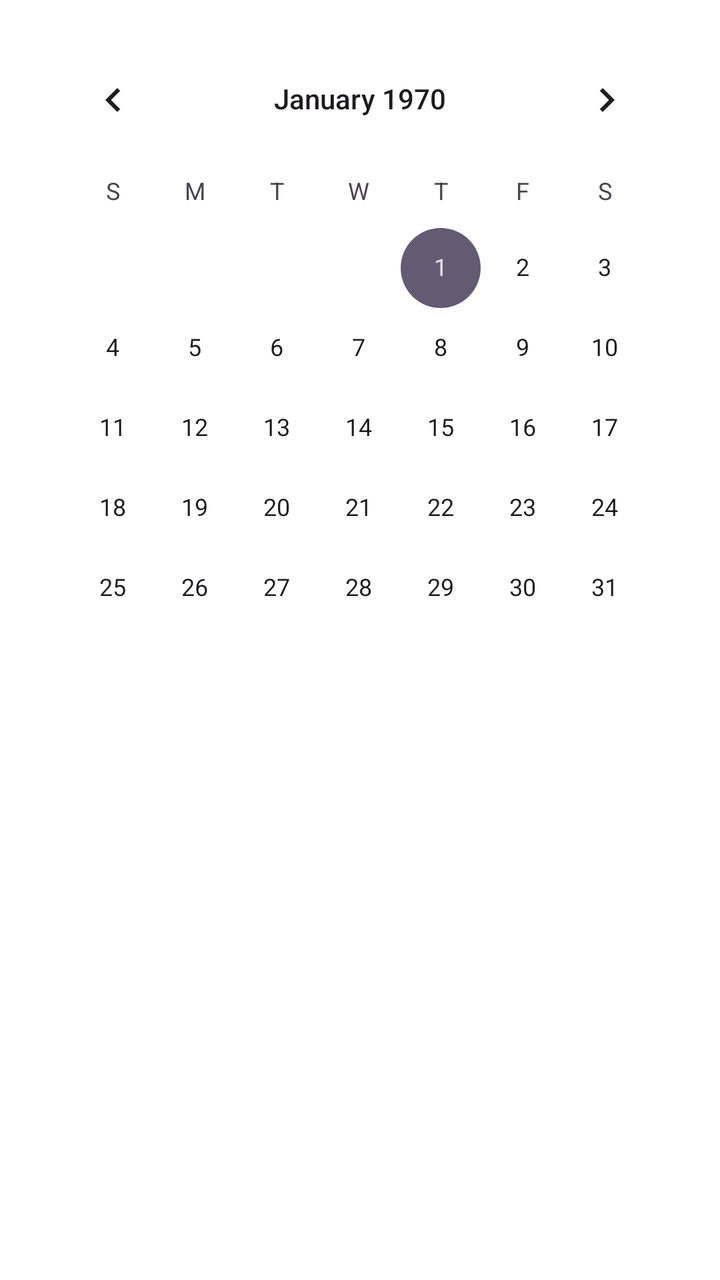
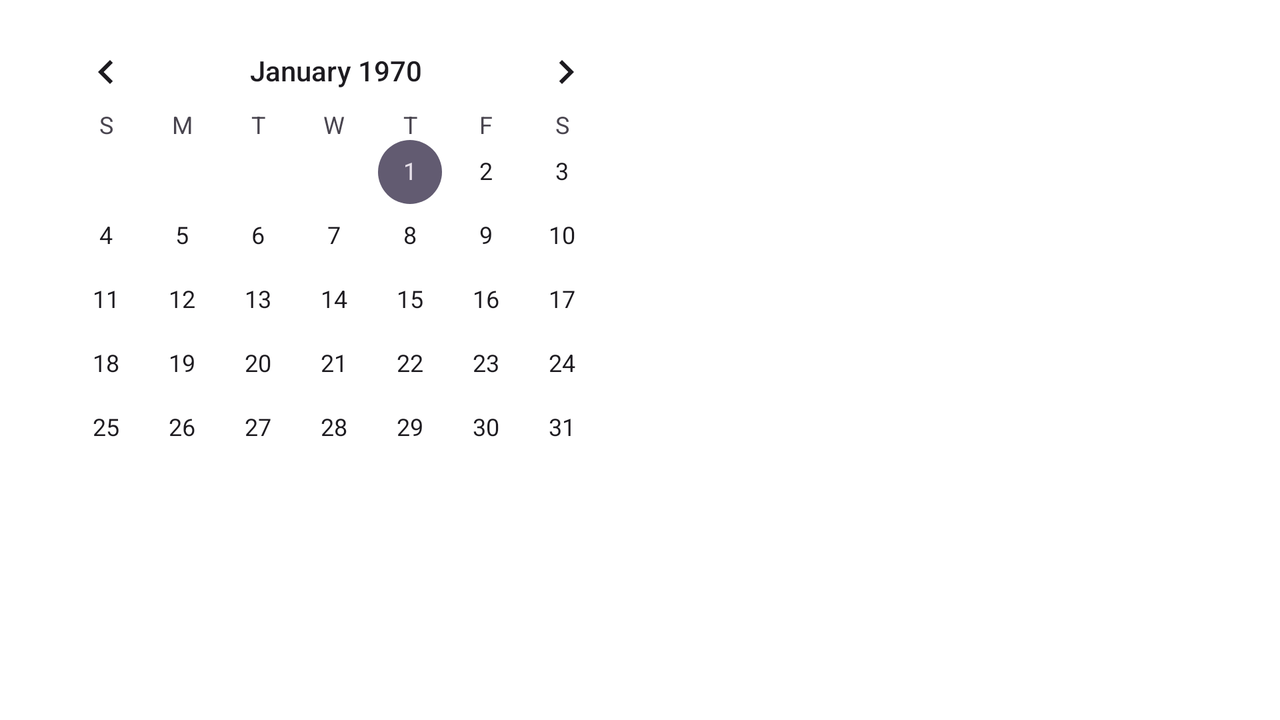

Two renders of one Android screen. The first uses the default layout on a phone; the second uses the alternative layout the repository ships for a different screen configuration, on a matching device. The two XML files are below.
<!-- AndroidManifest.xml: application theme Base.Theme.Yummy -->
<!-- res/layout/fragment_cal.xml -->
<LinearLayout
    xmlns:android="http://schemas.android.com/apk/res/android"
    android:orientation="vertical"
    android:layout_width="match_parent"
    android:layout_height="match_parent">

    <CalendarView
        android:id="@+id/calendarView"
        android:layout_width="match_parent"
        android:layout_height="wrap_content"
        android:background="@android:color/transparent"
        android:weekNumberColor="@color/dark_purple"
        android:focusedMonthDateColor="@color/dark_purple"
        />

    <androidx.recyclerview.widget.RecyclerView
        android:id="@+id/recyclerMealsForDay"
        android:layout_width="match_parent"
        android:layout_height="0dp"
        android:layout_weight="1"/>
</LinearLayout>
<!-- resources referenced by this layout -->
<resources>
  <color name="dark_purple">#550527</color>
  <style name="Base.Theme.Yummy" parent="Theme.Material3.DayNight.Dialog">
          <item name="colorPrimary">@color/primary</item>
          <item name="colorOnPrimary">@color/on_primary</item>
          <item name="colorPrimaryContainer">@color/primary_container</item>
          <item name="colorOutline">@color/outline</item>
          <item name="colorSurface">@color/surface</item>
          <item name="colorOnSurface">@color/on_surface</item>
          <item name="android:statusBarColor">?attr/colorPrimaryContainer</item>
          <item name="android:navigationBarColor">?attr/colorPrimaryContainer</item>
          <item name="materialButtonStyle">@style/Widget.Yummy.Button.Outlined</item>
      </style>
  <style name="Widget.Yummy.Button.Outlined" parent="Widget.Material3.Button.OutlinedButton">
          <item name="android:minHeight">48dp</item>
          <item name="android:paddingHorizontal">24dp</item>
          <item name="strokeColor">?attr/colorOutline</item>
          <item name="backgroundTint">@android:color/transparent</item>
          <item name="android:textColor">?attr/colorOnSurface</item>
      </style>
</resources>
<!-- res/layout-land/fragment_cal.xml (the author's variant of the layout above) -->
<!-- drawn on the phone turned sideways -->
<androidx.constraintlayout.widget.ConstraintLayout xmlns:android="http://schemas.android.com/apk/res/android"
    xmlns:app="http://schemas.android.com/apk/res-auto"
    xmlns:tools="http://schemas.android.com/tools"
    android:layout_width="match_parent"
    android:layout_height="match_parent">

    <CalendarView
        android:id="@+id/calendarView"
        android:layout_width="0dp"
        android:layout_height="0dp"
        android:background="@android:color/transparent"
        android:focusedMonthDateColor="@color/dark_purple"
        android:weekNumberColor="@color/dark_purple"
        app:layout_constraintStart_toStartOf="parent"
        app:layout_constraintEnd_toStartOf="@+id/recyclerMealsForDay"
        app:layout_constraintTop_toTopOf="parent"
        app:layout_constraintBottom_toBottomOf="parent"
        app:layout_constraintHorizontal_weight="1" />

    <androidx.recyclerview.widget.RecyclerView
        android:id="@+id/recyclerMealsForDay"
        android:layout_width="0dp"
        android:layout_height="0dp"
        app:layout_constraintStart_toEndOf="@+id/calendarView"
        app:layout_constraintEnd_toEndOf="parent"
        app:layout_constraintTop_toTopOf="parent"
        app:layout_constraintBottom_toBottomOf="parent"
        app:layout_constraintHorizontal_weight="1" />
</androidx.constraintlayout.widget.ConstraintLayout>
